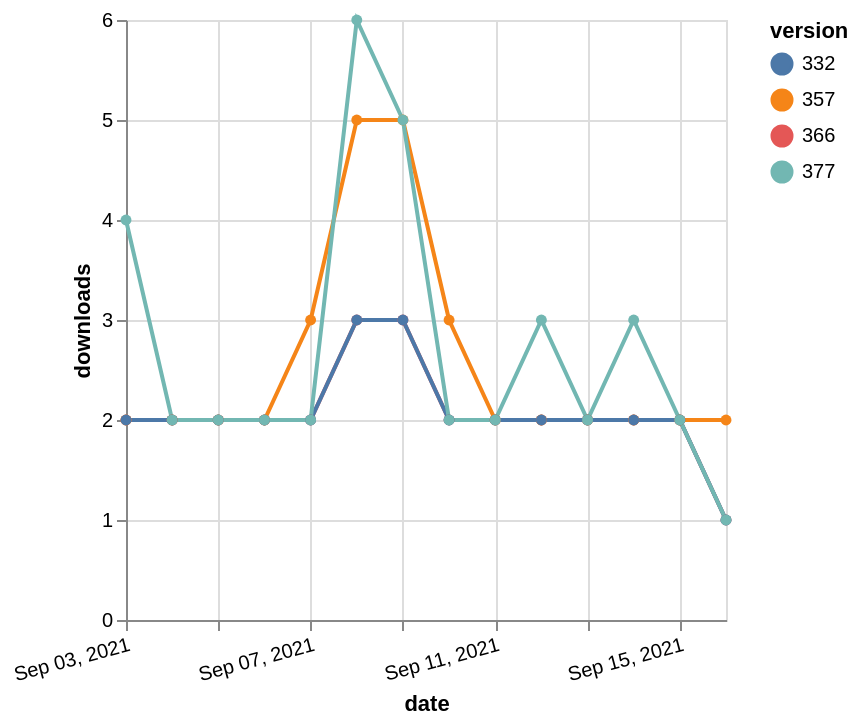

Express this chart as Vega-Lite.
### Vega-Lite specification from a JSON file in a GitHub repository (floating-point values rounded to 4 significant figures)
{"$schema": "https://vega.github.io/schema/vega-lite/v5.json", "description": "A simple bar chart with embedded data.", "data": {"values": [{"date": "2021-09-03", "total": 2325, "delta": 2, "version": "366"}, {"date": "2021-09-04", "total": 2327, "delta": 2, "version": "366"}, {"date": "2021-09-05", "total": 2329, "delta": 2, "version": "366"}, {"date": "2021-09-06", "total": 2331, "delta": 2, "version": "366"}, {"date": "2021-09-07", "total": 2333, "delta": 2, "version": "366"}, {"date": "2021-09-08", "total": 2336, "delta": 3, "version": "366"}, {"date": "2021-09-09", "total": 2339, "delta": 3, "version": "366"}, {"date": "2021-09-10", "total": 2341, "delta": 2, "version": "366"}, {"date": "2021-09-11", "total": 2343, "delta": 2, "version": "366"}, {"date": "2021-09-12", "total": 2345, "delta": 2, "version": "366"}, {"date": "2021-09-13", "total": 2347, "delta": 2, "version": "366"}, {"date": "2021-09-14", "total": 2349, "delta": 2, "version": "366"}, {"date": "2021-09-15", "total": 2351, "delta": 2, "version": "366"}, {"date": "2021-09-16", "total": 2352, "delta": 1, "version": "366"}, {"date": "2021-09-03", "total": 2926, "delta": 2, "version": "357"}, {"date": "2021-09-04", "total": 2928, "delta": 2, "version": "357"}, {"date": "2021-09-05", "total": 2930, "delta": 2, "version": "357"}, {"date": "2021-09-06", "total": 2932, "delta": 2, "version": "357"}, {"date": "2021-09-07", "total": 2935, "delta": 3, "version": "357"}, {"date": "2021-09-08", "total": 2940, "delta": 5, "version": "357"}, {"date": "2021-09-09", "total": 2945, "delta": 5, "version": "357"}, {"date": "2021-09-10", "total": 2948, "delta": 3, "version": "357"}, {"date": "2021-09-11", "total": 2950, "delta": 2, "version": "357"}, {"date": "2021-09-12", "total": 2952, "delta": 2, "version": "357"}, {"date": "2021-09-13", "total": 2954, "delta": 2, "version": "357"}, {"date": "2021-09-14", "total": 2956, "delta": 2, "version": "357"}, {"date": "2021-09-15", "total": 2958, "delta": 2, "version": "357"}, {"date": "2021-09-16", "total": 2960, "delta": 2, "version": "357"}, {"date": "2021-09-03", "total": 2809, "delta": 2, "version": "332"}, {"date": "2021-09-04", "total": 2811, "delta": 2, "version": "332"}, {"date": "2021-09-05", "total": 2813, "delta": 2, "version": "332"}, {"date": "2021-09-06", "total": 2815, "delta": 2, "version": "332"}, {"date": "2021-09-07", "total": 2817, "delta": 2, "version": "332"}, {"date": "2021-09-08", "total": 2820, "delta": 3, "version": "332"}, {"date": "2021-09-09", "total": 2823, "delta": 3, "version": "332"}, {"date": "2021-09-10", "total": 2825, "delta": 2, "version": "332"}, {"date": "2021-09-11", "total": 2827, "delta": 2, "version": "332"}, {"date": "2021-09-12", "total": 2829, "delta": 2, "version": "332"}, {"date": "2021-09-13", "total": 2831, "delta": 2, "version": "332"}, {"date": "2021-09-14", "total": 2833, "delta": 2, "version": "332"}, {"date": "2021-09-15", "total": 2835, "delta": 2, "version": "332"}, {"date": "2021-09-16", "total": 2836, "delta": 1, "version": "332"}, {"date": "2021-09-03", "total": 2134, "delta": 4, "version": "377"}, {"date": "2021-09-04", "total": 2136, "delta": 2, "version": "377"}, {"date": "2021-09-05", "total": 2138, "delta": 2, "version": "377"}, {"date": "2021-09-06", "total": 2140, "delta": 2, "version": "377"}, {"date": "2021-09-07", "total": 2142, "delta": 2, "version": "377"}, {"date": "2021-09-08", "total": 2148, "delta": 6, "version": "377"}, {"date": "2021-09-09", "total": 2153, "delta": 5, "version": "377"}, {"date": "2021-09-10", "total": 2155, "delta": 2, "version": "377"}, {"date": "2021-09-11", "total": 2157, "delta": 2, "version": "377"}, {"date": "2021-09-12", "total": 2160, "delta": 3, "version": "377"}, {"date": "2021-09-13", "total": 2162, "delta": 2, "version": "377"}, {"date": "2021-09-14", "total": 2165, "delta": 3, "version": "377"}, {"date": "2021-09-15", "total": 2167, "delta": 2, "version": "377"}, {"date": "2021-09-16", "total": 2168, "delta": 1, "version": "377"}]}, "width": "container", "mark": {"type": "line", "point": {"filled": true}}, "encoding": {"x": {"field": "date", "type": "temporal", "timeUnit": "yearmonthdate", "title": "date", "axis": {"labelAngle": -15}}, "y": {"field": "delta", "type": "quantitative", "title": "downloads"}, "color": {"field": "version", "type": "nominal"}, "tooltip": {"field": "delta"}}}
